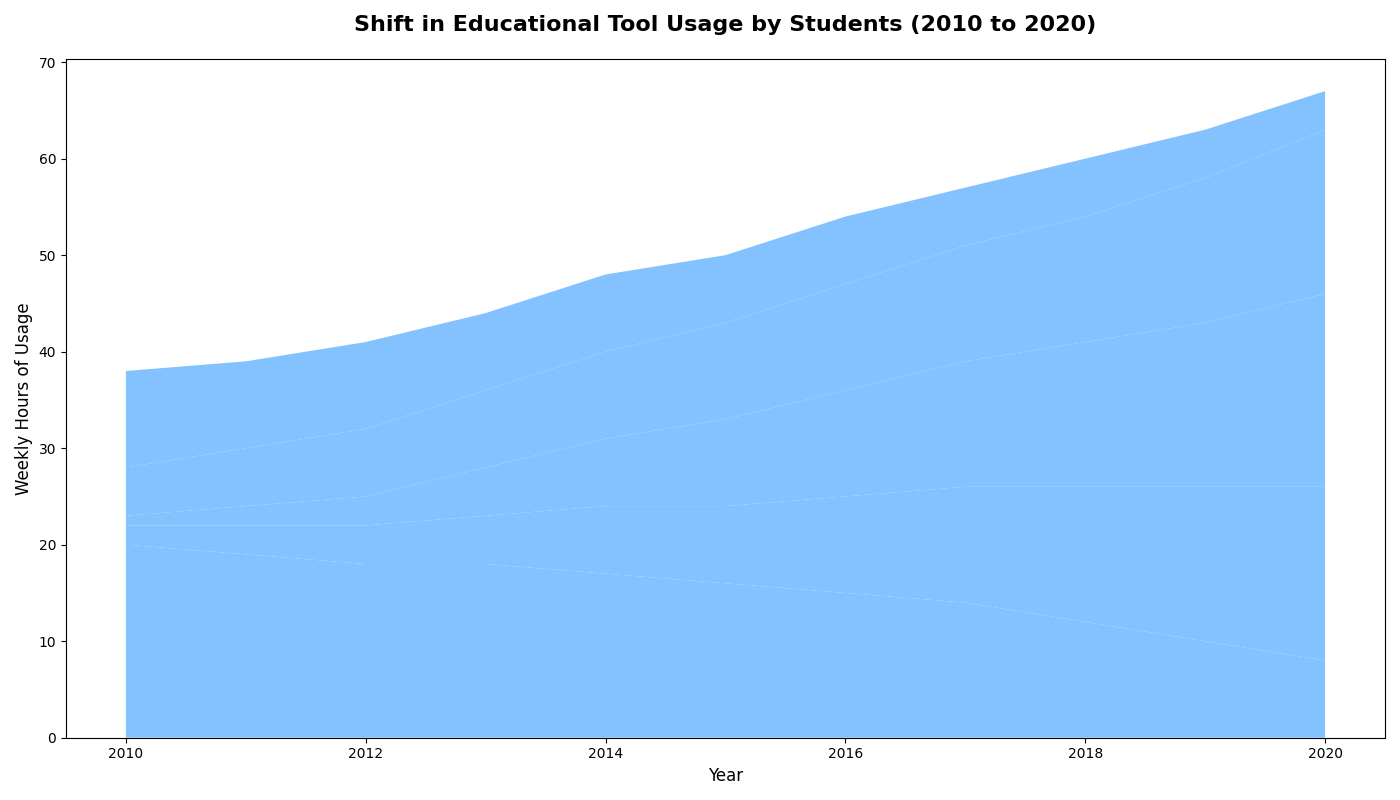

The Python source for this figure:
import matplotlib.pyplot as plt
import numpy as np

years = np.arange(2010, 2021)

books = [20, 19, 18, 18, 17, 16, 15, 14, 12, 10, 8]
online_courses = [2, 3, 4, 5, 7, 8, 10, 12, 14, 16, 18]
educational_apps = [1, 2, 3, 5, 7, 9, 11, 13, 15, 17, 20]
videos = [5, 6, 7, 8, 9, 10, 11, 12, 13, 15, 17]
tutoring = [10, 9, 9, 8, 8, 7, 7, 6, 6, 5, 4]

plt.figure(figsize=(14, 8))

# Create stacked area plot with a single color for all groups
plt.stackplot(years, books, online_courses, educational_apps, videos, tutoring,
              colors=['#66b2ff'], alpha=0.8)

# Add title and labels
plt.title("Shift in Educational Tool Usage by Students (2010 to 2020)", fontsize=16, fontweight='bold', pad=20)
plt.xlabel("Year", fontsize=12)
plt.ylabel("Weekly Hours of Usage", fontsize=12)

plt.tight_layout()

plt.show()
